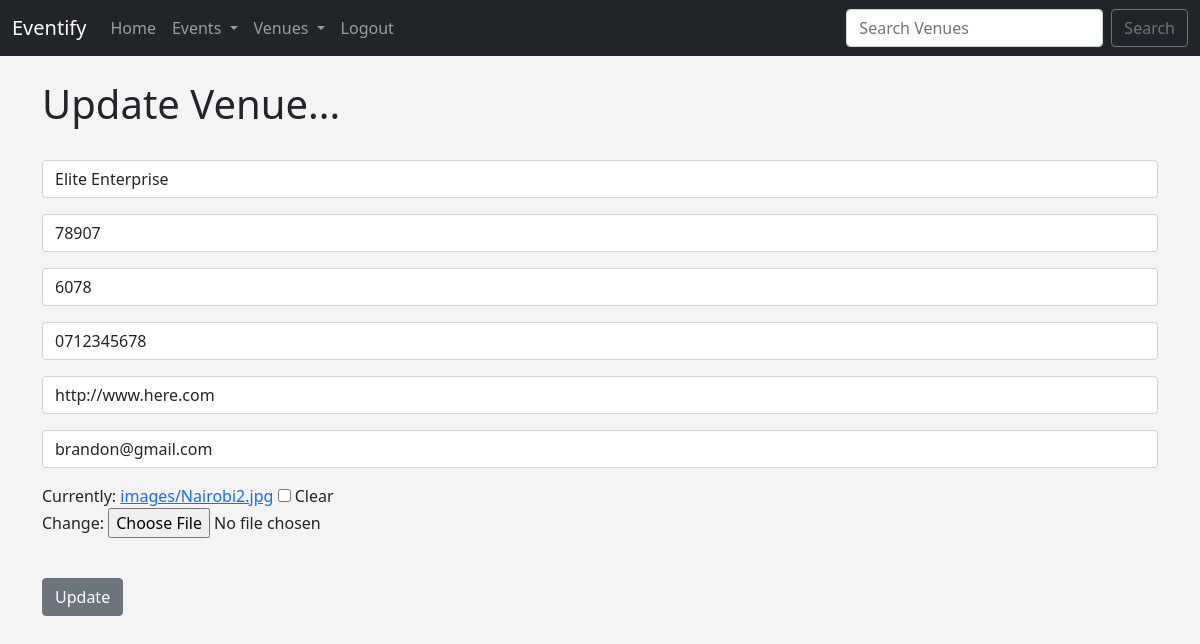
Page /events/update_venue/1 (signed in) on the committed database.
### events/models.py (models this page shows, shortened)
class Venue(models.Model):
	name = models.CharField('Venue Name', max_length=120)
	address = models.CharField(max_length=300)
	zip_code = models.CharField('Zip Code', max_length=15)
	phone = models.CharField('Contact Phone', max_length=25, blank=True)
	web = models.URLField('Website Address', blank=True)
	email_address = models.EmailField('Email Address', blank=True)
	owner = models.IntegerField("Venue Owner", blank=False, default=1)
	venue_image = models.ImageField(null=True, blank=True, upload_to="images/")

### events/views.py (the view)
# urls.py: path('update_venue/<venue_id>', views.update_venue, name='update-venue'),
def update_venue(request, venue_id):
	venue = Venue.objects.get(pk=venue_id)
	form = VenueForm(request.POST or None, request.FILES or None, instance=venue)
	if form.is_valid():
		form.save()
		return redirect('list-venues')
	return render(request, 'events/update_venue.html',
		{'venue': venue,
		'form':form})

### events/forms.py
class VenueForm(ModelForm):
	class Meta:
		model = Venue
		fields = ('name', 'address', 'zip_code', 'phone', 'web', 'email_address', 'venue_image')
		labels = {
			'name': '',
			'address': '',
			'zip_code': '',
			'phone': '',
			'web': '',
			'email_address': '',
			'venue_image': '',
		}
		widgets = {
			'name': forms.TextInput(attrs={'class':'form-control', 'placeholder':'Venue Name'}),
			'address': forms.TextInput(attrs={'class':'form-control', 'placeholder':'Address'}),
			'zip_code': forms.TextInput(attrs={'class':'form-control', 'placeholder':'Zip Code'}),
			'phone': forms.TextInput(attrs={'class':'form-control', 'placeholder':'Phone'}),
			'web': forms.TextInput(attrs={'class':'form-control', 'placeholder':'Web Address'}),
			'email_address': forms.EmailInput(attrs={'class':'form-control', 'placeholder':'Email'}),
		}

### events/templates/events/update_venue.html (shortened to what this page needs)
{% extends 'events/base.html' %}
{% block content %}
{% if user.is_authenticated %}
	<h1>Update Venue...</h1>
	<br/>
	<form action="" method=POST enctype="multipart/form-data">
		{{ form.as_p }}
		<br/>
		<input type="submit" value="Update" class="btn btn-secondary">
{% else %}
	<h1>Sorry! You Must Be Logged In To View This Page...</h1>
	<a href="{% url 'login' %}">Login Here</a>
{% endif %}
<body style="background-image: url('https://images.pexels.com/photos/1708936/pexels-photo-1708936.jpeg'); background-repeat: no-repeat; background-position: center center; height: 100vh; background-size: cover;"></body>
{% endblock %}

### events/templates/events/base.html (style rules this page uses)
body { background: #f4f4f4; }

### rows in the picture
Venue: name "Elite Enterprise", address "78907", zip_code "6078", phone "0712345678", web "http://www.here.com", email_address "brandon@gmail.com"
